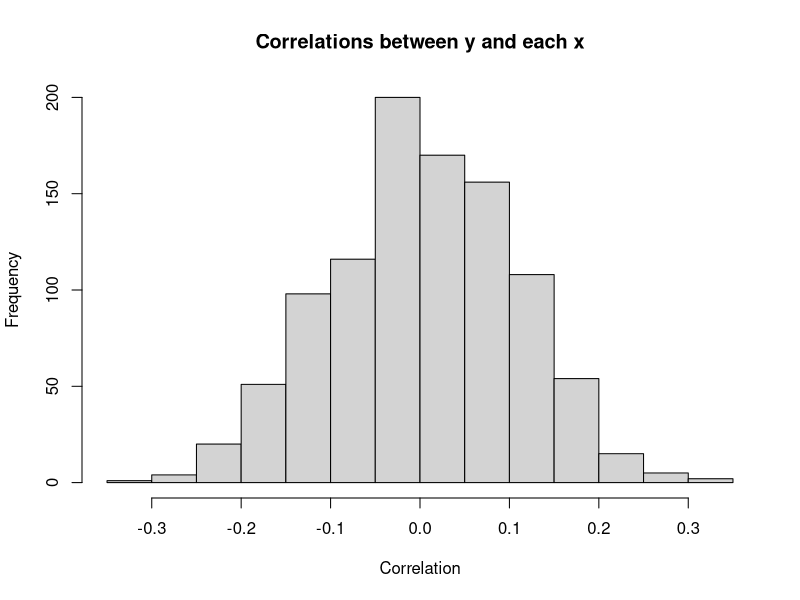
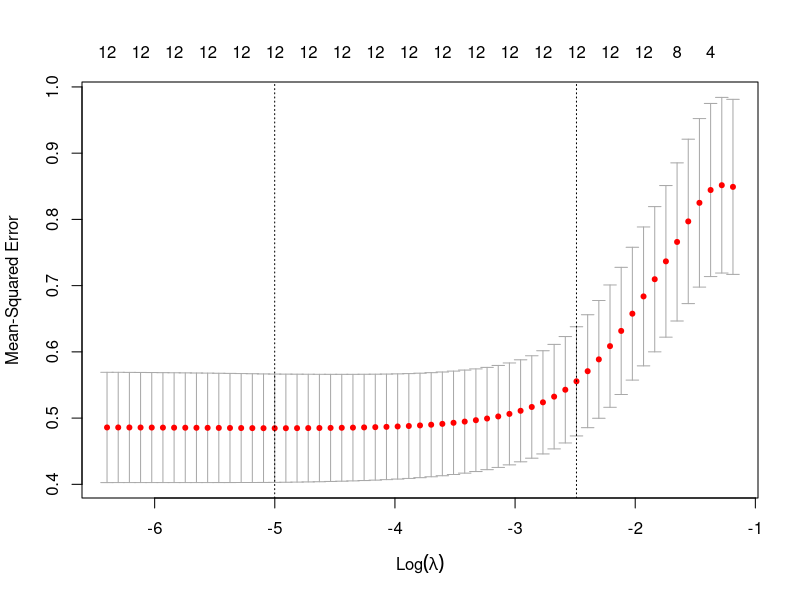

Source code (R) for these figures, in order:
install.packages("glmnet")
library(glmnet)
#You get to observe a bunch of data (that turns out to be worthless)
#Returns a data set with 1000 variables and n data points
#The first 1000 columns are the X variables (called X1,...X100)
#The last column is the response (called y)
get_data = function(n){
  p=1000
  X = matrix(rnorm(n*p),ncol=p)
  y = rnorm(n)
  dat = data.frame(X,y)
  dat
}

#Part (a)
#Generate some data
n = 100
set.seed(1)
#Note, your y and X variables are all in this data frame. See the comments for get_data for details.
dataset = get_data(100)
cors<-cor(dataset[,1:1000], dataset[,1001])
hist(cors, main="Correlations between y and each x", xlab="Correlation")
#Part (b)
Xgood<-dataset[, which(abs(cors)>0.25)]
#Part (c)
train<-Xgood[1:(0.8*n),]
test<-Xgood[(0.8*n+1):n,]
cvlassofit<-cv.glmnet(as.matrix(train), as.matrix(dataset[1:(0.8*n),1001]))
plot(cvlassofit)
cvlassofit$lambda.1se
train_predictions<-predict(cvlassofit, newx=as.matrix(train), s="lambda.1se")
train_mse<-mean((train_predictions-as.matrix(dataset[1:(0.8*n),1001]))^2)
train_mse
test_predictions<-predict(cvlassofit, newx=as.matrix(test), s="lambda.1se")
test_mse<-mean((test_predictions-as.matrix(dataset[(0.8*n+1):n,1001]))^2)
test_mse
#Part (d)
anotherdataset=get_data(100)
Xanother<-anotherdataset[, which(abs(cors)>0.25)]
another_predictions<-predict(cvlassofit, newx=as.matrix(Xanother), s="lambda.1se")
another_mse<-mean((another_predictions-as.matrix(anotherdataset[,1001]))^2)
another_mse
